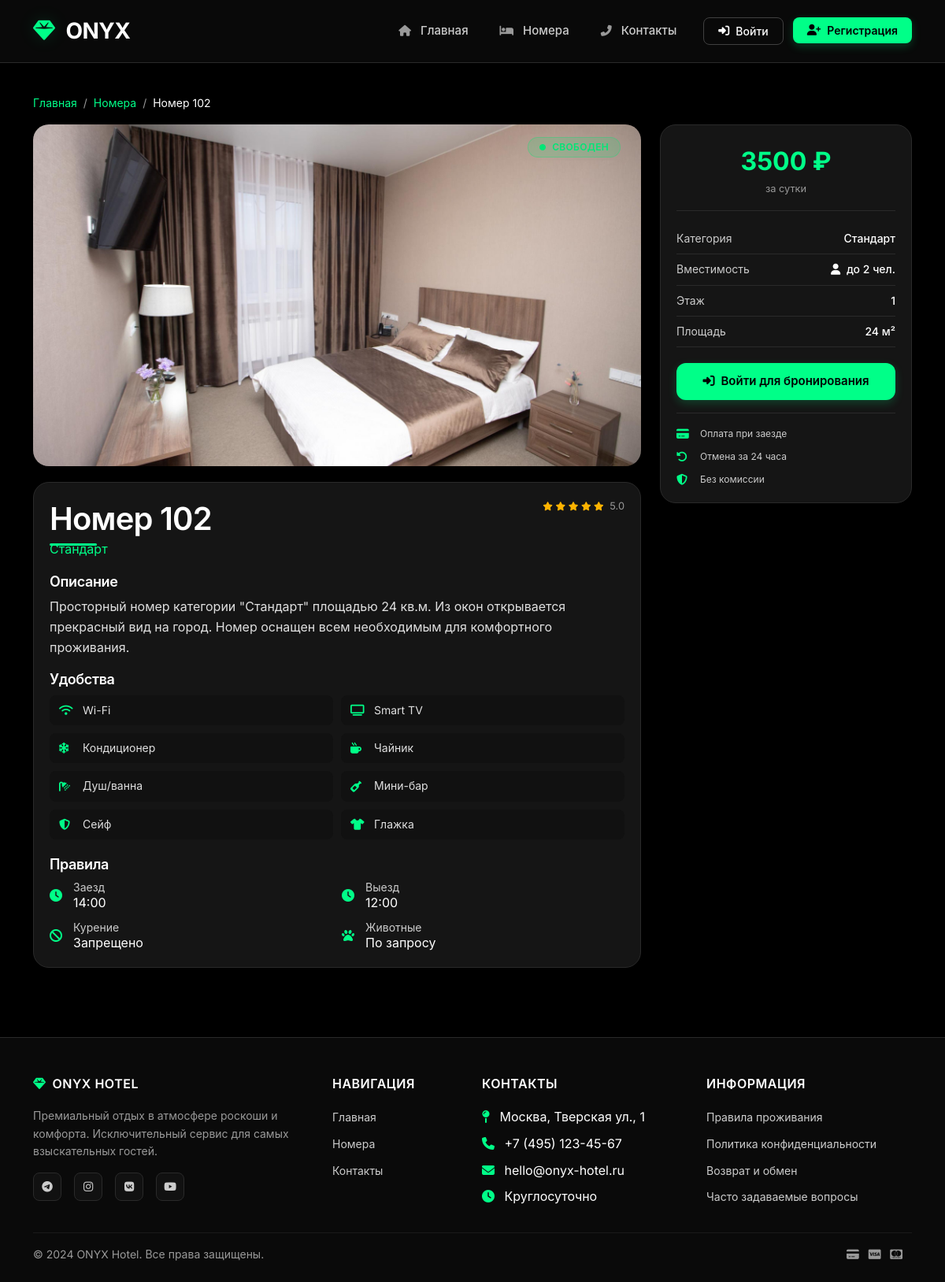
/room/RM002, run on the app's committed database.
### tables this page shows
CREATE TABLE Номера (
        Код INTEGER PRIMARY KEY AUTOINCREMENT,
        ID_Номера TEXT UNIQUE NOT NULL,
        Номер_Комнаты TEXT NOT NULL UNIQUE,
        Категория TEXT NOT NULL,
        Вместимость INTEGER NOT NULL,
        Цена_за_сутки REAL NOT NULL,
        Статус TEXT DEFAULT 'Свободен',
        Этаж INTEGER,
        Изображение TEXT DEFAULT 'default-room.jpg'
    );

### app.py (the view)
@app.route('/room/<string:room_id>')
def room_detail(room_id):
    try:
        sync_room_statuses()
        conn = get_db()
        cursor = conn.cursor()
        cursor.execute("SELECT * FROM Номера WHERE ID_Номера = ?", (room_id,))
        room = cursor.fetchone()
        if not room:
            flash('Номер не найден', 'danger')
            conn.close()
            return redirect(url_for('index'))
        conn.close()
        return render_template('room_detail.html', room=room)
    except Exception as e:
        flash(f'Ошибка при загрузке номера: {str(e)}', 'danger')
        return redirect(url_for('index'))

### app.py (called while the page is built)
def get_db():
    conn = sqlite3.connect(DB_NAME)
    conn.row_factory = sqlite3.Row
    return conn

### templates/room_detail.html (shortened to what this page needs)
{% extends "base.html" %}
{% block content %}
<div class="container py-4">
    <nav aria-label="breadcrumb">
        <ol class="breadcrumb">
            <li class="breadcrumb-item"><a href="{{ url_for('index') }}">Главная</a></li>
            <li class="breadcrumb-item"><a href="{{ url_for('search_rooms') }}">Номера</a></li>
            <li class="breadcrumb-item active text-white">Номер {{ room['Номер_Комнаты'] }}</li>
        </ol>
    </nav>
    <div class="room-detail-grid">
        <div class="room-detail-left">
            <div class="image-container">
                <img src="{{ get_room_image(room['Номер_Комнаты']) }}"
                     class="room-detail-image"
                     alt="Номер {{ room['Номер_Комнаты'] }}"
                     onerror="this.src='{{ url_for('static', filename='images/rooms/default.jpg') }}'">
                <div class="status-badge">
                    <span class="badge bg-{{ 'success' if room['Статус'] == 'Свободен' else 'warning' if room['Статус'] == 'Будет занят' else 'danger' }}">
                        <i class="fas fa-circle me-1" style="font-size: 0.5rem;"></i>
                    </span>
                </div>
            </div>
            <div class="description-card">
                <div class="d-flex justify-content-between align-items-start mb-3">
                    <div>
                        <h2 class="text-white mb-0">Номер {{ room['Номер_Комнаты'] }}</h2>
                        <p class="text-primary mb-0">{{ room['Категория'] }}</p>
                    </div>
                    <div class="rating">
                        <i class="fas fa-star text-warning"></i>
                        <i class="fas fa-star text-warning"></i>
                        <i class="fas fa-star text-warning"></i>
                        <i class="fas fa-star text-warning"></i>
                        <i class="fas fa-star text-warning"></i>
                        <span class="text-muted ms-1">5.0</span>
                    </div>
                </div>
                <h5 class="text-white mb-2">Описание</h5>
                <p class="text-light mb-3">
                    Просторный номер категории "{{ room['Категория'] }}" площадью {{ room['Вместимость'] * 12 }} кв.м.
                    Из окон открывается прекрасный вид на город. Номер оснащен всем необходимым для комфортного проживания.
                </p>
                <h5 class="text-white mb-2">Удобства</h5>
                <div class="amenities-grid">
                    <div class="amenity-item">
                        <i class="fas fa-wifi text-primary"></i>
                        <span>Wi-Fi</span>
                    </div>
                    <div class="amenity-item">
                        <i class="fas fa-tv text-primary"></i>
                        <span>Smart TV</span>
                    </div>
                    <div class="amenity-item">
                        <i class="fas fa-snowflake text-primary"></i>
                        <span>Кондиционер</span>
                    </div>
                    <div class="amenity-item">
                        <i class="fas fa-mug-hot text-primary"></i>
                        <span>Чайник</span>
                    </div>
                    <div class="amenity-item">
                        <i class="fas fa-shower text-primary"></i>
                        <span>Душ/ванна</span>
                    </div>
                    <div class="amenity-item">
                        <i class="fas fa-wine-bottle text-primary"></i>
                        <span>Мини-бар</span>
                    </div>
                    <div class="amenity-item">
                        <i class="fas fa-shield-alt text-primary"></i>
                        <span>Сейф</span>
                    </div>
                    <div class="amenity-item">
                        <i class="fas fa-tshirt text-primary"></i>
                        <span>Глажка</span>
                    </div>
                </div>
                <h5 class="text-white mb-2 mt-3">Правила</h5>
                <div class="rules-grid">
                    <div class="rule-item">
                        <i class="fas fa-clock text-primary"></i>
                        <div>
                            <div class="text-light small">Заезд</div>
                            <div class="text-white">14:00</div>
                        </div>
                    </div>
                    <div class="rule-item">
                        <i class="fas fa-clock text-primary"></i>
                        <div>
                            <div class="text-light small">Выезд</div>
                            <div class="text-white">12:00</div>
                        </div>
                    </div>
                    <div class="rule-item">
                        <i class="fas fa-ban text-primary"></i>
                        <div>
                            <div class="text-light small">Курение</div>
                            <div class="text-white">Запрещено</div>
                        </div>
                    </div>
                    <div class="rule-item">
                        <i class="fas fa-paw text-primary"></i>
                        <div>
                            <div class="text-light small">Животные</div>
                            <div class="text-white">По запросу</div>
                        </div>
                    </div>
                </div>
            </div>
        </div>
        <div class="room-detail-right">
            <div class="booking-card">
                <div class="price-block">
                    <div class="price">{{ "%.0f"|format(room['Цена_за_сутки']) }} ₽</div>
                    <div class="price-period">за сутки</div>
                </div>
                <div class="info-row">
                    <span class="info-label">Категория</span>
                    <span class="info-value">{{ room['Категория'] }}</span>
                </div>
                <div class="info-row">
                    <span class="info-label">Вместимость</span>
                    <span class="info-value"><i class="fas fa-user me-1"></i> до {{ room['Вместимость'] }} чел.</span>
                </div>
                <div class="info-row">
                    <span class="info-label">Этаж</span>
                    <span class="info-value">{{ room['Этаж'] }}</span>
                </div>
                <div class="info-row">
                    <span class="info-label">Площадь</span>
                    <span class="info-value">{{ room['Вместимость'] * 12 }} м²</span>
                </div>
                {% if room['Статус'] == 'Свободен' %}
                    {% if session.client_id %}
                        <a href="{{ url_for('create_booking', room_id=room['ID_Номера']) }}"
                           class="btn btn-primary btn-block">
                            <i class="fas fa-calendar-check me-2"></i>Забронировать
                        </a>
                    {% else %}
                        <a href="{{ url_for('login') }}" class="btn btn-primary btn-block">
                            <i class="fas fa-sign-in-alt me-2"></i>Войти для бронирования
                        </a>
                    {% endif %}
                {% else %}
                    <button class="btn btn-secondary btn-block" disabled>
                        <i class="fas fa-lock me-2"></i>Номер недоступен
                    </button>
                {% endif %}
                <div class="features-list">
                    <div class="feature-item">
                        <i class="fas fa-credit-card text-primary"></i>
                        <span>Оплата при заезде</span>
                    </div>
                    <div class="feature-item">
                        <i class="fas fa-undo-alt text-primary"></i>
                        <span>Отмена за 24 часа</span>
                    </div>
                    <div class="feature-item">
                        <i class="fas fa-shield-alt text-primary"></i>
                        <span>Без комиссии</span>
                    </div>
                </div>
            </div>
        </div>
    </div>
</div>
{% endblock %}

### static/css/style.css (style rules this page uses)
:root { --bg-primary: #000000; --bg-secondary: #0a0a0a; --bg-tertiary: #111111; --bg-card: #151515; --bg-hover: #1e1e1e; --bg-glass: rgba(21, 21, 21, 0.95); --text-primary: #ffffff; --text-secondary: #cccccc; --text-muted: #999999; --text-light: #e0e0e0; --accent-primary: #00ff88; --accent-secondary: #00cc6a; --accent-dark: #00994f; --accent-glow: rgba(0, 255, 136, 0.15); --success: #00e676; --warning: #ffb300; --danger: #ff4444; --info: #00e5ff; --border-color: #2a2a2a; --border-light: #404040; --shadow-sm: 0 2px 8px rgba(0, 0, 0, 0.6); --shadow-md: 0 4px 16px rgba(0, 0, 0, 0.7); --shadow-lg: 0 8px 32px rgba(0, 0, 0, 0.8); --shadow-glow: 0 0 40px rgba(0, 255, 136, 0.15); --radius-xs: 4px; --radius-sm: 8px; --radius-md: 12px; --radius-lg: 20px; --radius-xl: 28px; --transition-fast: 0.2s ease; --transition-base: 0.3s ease; --transition-slow: 0.5s ease; }
* { margin: 0; padding: 0; box-sizing: border-box; }
html { scroll-behavior: smooth; }
body { font-family: 'Inter', -apple-system, BlinkMacSystemFont, sans-serif; background: var(--bg-primary); color: var(--text-primary); line-height: 1.6; -webkit-font-smoothing: antialiased; -moz-osx-font-smoothing: grayscale; min-height: 100vh; display: flex; flex-direction: column; }
h1, h2, h3, h4, h5, h6 { color: var(--text-primary); font-weight: 600; letter-spacing: -0.02em; line-height: 1.3; }
h2 { font-size: clamp(2rem, 4vw, 2.5rem); margin-bottom: 1.5rem; position: relative; display: inline-block; color: var(--text-primary); }
h2::after { content: ''; position: absolute; bottom: -8px; left: 0; width: 60px; height: 3px; background: var(--accent-primary); border-radius: 3px; }
h5 { font-size: 1.125rem; color: var(--text-primary); }
p { color: var(--text-light); margin-bottom: 1rem; }
.text-muted { color: var(--text-muted) !important; }
.text-light { color: var(--text-light) !important; }
a { color: var(--accent-primary); text-decoration: none; transition: var(--transition-fast); }
.btn { border-radius: var(--radius-md); padding: 0.625rem 1.5rem; font-weight: 500; font-size: 0.9375rem; transition: var(--transition-base); border: none; position: relative; overflow: hidden; display: inline-flex; align-items: center; justify-content: center; gap: 0.5rem; cursor: pointer; }
.btn-primary { background: var(--accent-primary); color: #000000 !important; font-weight: 600; box-shadow: 0 4px 12px rgba(0, 255, 136, 0.2); }
.btn-primary i { color: #000000; }
.badge { padding: 0.25rem 0.75rem; font-weight: 500; font-size: 0.75rem; border-radius: 20px; text-transform: uppercase; letter-spacing: 0.3px; display: inline-flex; align-items: center; gap: 0.25rem; }
.badge i { font-size: 0.625rem; }
.bg-success { background: rgba(0, 230, 118, 0.15) !important; color: var(--success) !important; border: 1px solid rgba(0, 230, 118, 0.3); }
.status-badge { position: absolute; top: 12px; right: 12px; padding: 0.25rem 0.875rem; font-size: 0.6875rem; font-weight: 600; border-radius: 20px; z-index: 10; backdrop-filter: blur(10px); text-transform: uppercase; letter-spacing: 0.5px; display: flex; align-items: center; gap: 0.25rem; }
.breadcrumb { padding: 1rem 0; background: transparent; margin-bottom: 0; }
.breadcrumb-item { font-size: 0.875rem; color: var(--text-muted); }
.breadcrumb-item a { color: var(--accent-primary); text-decoration: none; transition: var(--transition-fast); display: flex; align-items: center; gap: 0.5rem; }
.breadcrumb-item.active { color: var(--text-primary); }
.breadcrumb-item + .breadcrumb-item::before { color: var(--text-muted); content: "/"; }
small, .small { color: var(--text-secondary) !important; }
.text-primary { color: var(--accent-primary) !important; }
.text-warning { color: var(--warning) !important; }

### data on the page
Номера: Номер_Комнаты "102", Категория "Стандарт", room['Вместимость']*12 "24", Цена_за_сутки "3500", Вместимость "2", Этаж "1"
